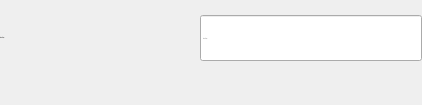
                            <widget class="QWidget" name="widget_6" native="true">
                             <property name="minimumSize">
                              <size>
                               <width>0</width>
                               <height>105</height>
                              </size>
                             </property>
                             <property name="maximumSize">
                              <size>
                               <width>16777215</width>
                               <height>105</height>
                              </size>
                             </property>
                             <layout class="QVBoxLayout" name="verticalLayout_19">
                              <property name="spacing">
                               <number>0</number>
                              </property>
                              <property name="leftMargin">
                               <number>0</number>
                              </property>
                              <property name="topMargin">
                               <number>0</number>
                              </property>
                              <property name="rightMargin">
                               <number>0</number>
                              </property>
                              <property name="bottomMargin">
                               <number>0</number>
                              </property>
                              <item>
                               <widget class="QWidget" name="widget_32" native="true">
                                <layout class="QHBoxLayout" name="horizontalLayout_32">
                                 <property name="spacing">
                                  <number>0</number>
                                 </property>
                                 <property name="leftMargin">
                                  <number>0</number>
                                 </property>
                                 <property name="topMargin">
                                  <number>0</number>
                                 </property>
                                 <property name="rightMargin">
                                  <number>0</number>
                                 </property>
                                 <property name="bottomMargin">
                                  <number>0</number>
                                 </property>
                                 <item>
                                  <layout class="QHBoxLayout" name="formInput_13">
                                   <property name="spacing">
                                    <number>0</number>
                                   </property>
                                   <property name="topMargin">
                                    <number>0</number>
                                   </property>
                                   <item alignment="Qt::AlignTop">
                                    <widget class="QWidget" name="label_product_4" native="true">
                                     <property name="minimumSize">
                                      <size>
                                       <width>200</width>
                                       <height>0</height>
                                      </size>
                                     </property>
                                     <property name="maximumSize">
                                      <size>
                                       <width>200</width>
                                       <height>16777215</height>
                                      </size>
                                     </property>
                                     <layout class="QHBoxLayout" name="horizontalLayout_15">
                                      <property name="spacing">
                                       <number>0</number>
                                      </property>
                                      <property name="leftMargin">
                                       <number>0</number>
                                      </property>
                                      <property name="topMargin">
                                       <number>30</number>
                                      </property>
                                      <property name="rightMargin">
                                       <number>0</number>
                                      </property>
                                      <property name="bottomMargin">
                                       <number>0</number>
                                      </property>
                                      <item>
                                       <widget class="QLabel" name="label_6">
                                        <property name="font">
                                         <font>
                                          <family>Cambria</family>
                                          <pointsize>-1</pointsize>
                                          <bold>false</bold>
                                         </font>
                                        </property>
                                        <property name="text">
                                         <string>Ngày nhập</string>
                                        </property>
                                       </widget>
                                      </item>
                                      <item>
                                       <widget class="QLabel" name="label_required_7">
                                        <property name="sizePolicy">
                                         <sizepolicy hsizetype="Expanding" vsizetype="Preferred">
                                          <horstretch>0</horstretch>
                                          <verstretch>0</verstretch>
                                         </sizepolicy>
                                        </property>
                                        <property name="text">
                                         <string/>
                                        </property>
                                       </widget>
                                      </item>
                                     </layout>
                                    </widget>
                                   </item>
                                   <item alignment="Qt::AlignTop">
                                    <widget class="QWidget" name="widget_33" native="true">
                                     <property name="maximumSize">
                                      <size>
                                       <width>16777215</width>
                                       <height>16777215</height>
                                      </size>
                                     </property>
                                     <layout class="QVBoxLayout" name="verticalLayout_24">
                                      <property name="spacing">
                                       <number>0</number>
                                      </property>
                                      <property name="leftMargin">
                                       <number>0</number>
                                      </property>
                                      <property name="topMargin">
                                       <number>15</number>
                                      </property>
                                      <property name="rightMargin">
                                       <number>0</number>
                                      </property>
                                      <property name="bottomMargin">
                                       <number>0</number>
                                      </property>
                                      <item>
                                       <widget class="QLineEdit" name="import_date_le">
                                        <property name="minimumSize">
                                         <size>
                                          <width>222</width>
                                          <height>46</height>
                                         </size>
                                        </property>
                                        <property name="maximumSize">
                                         <size>
                                          <width>16777215</width>
                                          <height>16777215</height>
                                         </size>
                                        </property>
                                        <property name="font">
                                         <font>
                                          <family>Cambria</family>
                                          <pointsize>-1</pointsize>
                                         </font>
                                        </property>
                                        <property name="text">
                                         <string/>
                                        </property>
                                        <property name="placeholderText">
                                         <string>Ngày nhập</string>
                                        </property>
                                        <property name="clearButtonEnabled">
                                         <bool>true</bool>
                                        </property>
                                       </widget>
                                      </item>
                                      <item>
                                       <widget class="QLabel" name="error_order_code_2">
                                        <property name="text">
                                         <string/>
                                        </property>
                                        <property name="margin">
                                         <number>0</number>
                                        </property>
                                       </widget>
                                      </item>
                                     </layout>
                                    </widget>
                                   </item>
                                  </layout>
                                 </item>
                                </layout>
                               </widget>
                              </item>
                             </layout>
                            </widget>
